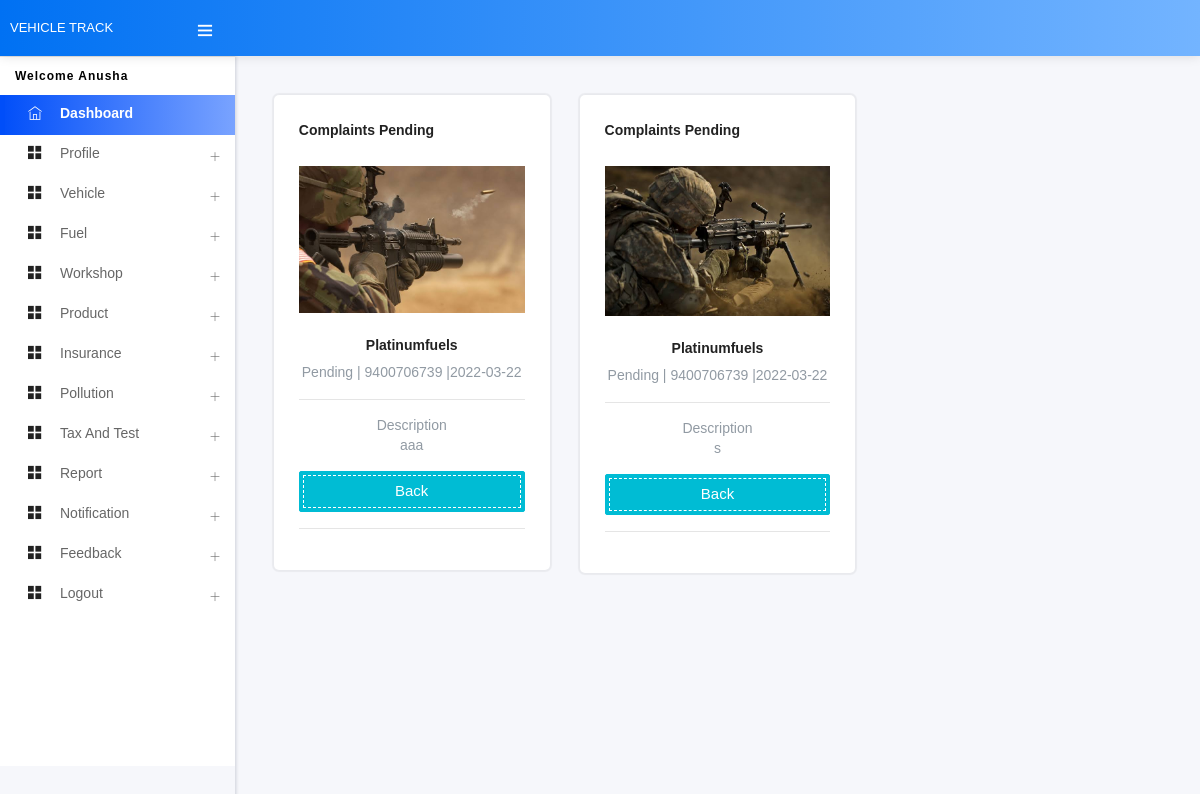
The app's page /user/fuel_request.php (signed in) with its own data.
### tables this page shows
CREATE TABLE IF NOT EXISTS `user` (
  `user_id` int(11) NOT NULL AUTO_INCREMENT,
  `Log_Id` text NOT NULL,
  `name` text NOT NULL,
  `contact_no` text NOT NULL,
  `email` text NOT NULL,
  `location` text NOT NULL,
  `password` text NOT NULL,
  `utype` text NOT NULL,
  `stat` text NOT NULL,
  `liceno` text,
  `adharno` text,
  `photo` text,
  `date` date NOT NULL,
  PRIMARY KEY (`user_id`)
);

CREATE TABLE IF NOT EXISTS `feulrest` (
  `wrkid` int(11) NOT NULL AUTO_INCREMENT,
  `CLog_Id` varchar(200) NOT NULL,
  `WLog_Id` varchar(200) NOT NULL,
  `cname` varchar(200) NOT NULL,
  `wname` varchar(200) NOT NULL,
  `ccntno` varchar(200) NOT NULL,
  `wcntno` varchar(200) NOT NULL,
  `prblm` text NOT NULL,
  `date` date NOT NULL,
  `stats` varchar(200) NOT NULL,
  `tme` varchar(200) NOT NULL,
  `photo` text NOT NULL,
  PRIMARY KEY (`wrkid`)
);

### user/fuel_request.php (the view, shortened to what this page needs)
<?php
	include('../connect/db.php');
?>
<!DOCTYPE html>
<html lang="en">
	<head>
        <?php include("include/css.php");?>
	</head>
<body>
    <div id="pcoded" class="pcoded">
        <div class="pcoded-container navbar-wrapper">
            <nav class="navbar header-navbar pcoded-header">
               <div class="navbar-wrapper">
                   <div class="navbar-logo">
                       <a class="mobile-menu" id="mobile-collapse" href="#!">
                           <i class="ti-menu"></i>
                       </a>
                       <a href="index.php">
                          Vehicle Track
                       </a>
                   </div>
               </div>
           </nav>
            <div class="pcoded-main-container">
                <div class="pcoded-wrapper">
                    <?php include("include/leftmenu.php");?>
                    <div class="pcoded-content" id="home">
                        <div class="pcoded-inner-content">
                            <div class="main-body">
                                <div class="page-wrapper">
                                    <div class="page-body">
                                      <div class="row">
                                            <?php
											$result = $db->prepare("SELECT * FROM feulrest where CLog_Id='$Log_Id' and stats='Pending'");
											$result->execute();
											for($i=0; $rows = $result->fetch(); $i++)
											{
										  ?>
                                            <div class="col-md-4">
                                                <div class="card user-card">
                                                    <div class="card-header">
                                                        <h5>Complaints <?php echo $rows['stats'];?></h5>
                                                    </div>
                                                    <div class="card-block">
                                                       <img src="../pphoto/<?php echo $rows['photo'];?>" alt="img" class="img-fluid" width="100%">
                                                    <h6 class="f-w-600 m-t-25 m-b-10"><?php echo $rows['wname'];?></h6>
                                                    <p class="text-muted">Pending | <?php echo $rows['wcntno'];?> |<?php echo $rows['date'];?></p>
                                                    <hr>
                                                    <p class="text-muted">Description <br> <?php echo $rows['prblm'];?></p>                                                         <a href="fuel_search.php" class="btn btn-info btn-out-dashed btn-block">Back</a>
                                                         <hr/>
                                                    </div>
                                                </div>
                                            </div>
                                             <?php
													}
													?>
                                            </div>
                                        </div>
                                    </div>
                                </div>
                            </div>
                        </div>
                    </div>
                </div>
            </div>
        </div>
</body>
</html>

### user/include/css.php (shortened to what this page needs)
<link rel="stylesheet" type="text/css" href="../assest/css/bootstrap/css/bootstrap.min.css">
<link rel="stylesheet" type="text/css" href="../assest/icon/themify-icons/themify-icons.css">
<link rel="stylesheet" type="text/css" href="../assest/icon/font-awesome/css/font-awesome.min.css">
<link rel="stylesheet" type="text/css" href="../assest/icon/icofont/css/icofont.css">
<link rel="stylesheet" type="text/css" href="../assest/css/style.css">

### user/include/leftmenu.php (shortened to what this page needs)
<?php
	$Log_Id=$_SESSION['SESS_USER_ID'];
	$result = $db->prepare("select * from user where Log_Id='$Log_Id'");
	$result->execute();
	for($i=0; $row = $result->fetch(); $i++)
	{
		$uname=$row["name"];
	}
?>
<nav class="pcoded-navbar">
    <div class="pcoded-inner-navbar main-menu">
        <div class="pcoded-navigatio-lavel" data-i18n="nav.category.navigation" style="text-transform:capitalize;">
            Welcome <?php echo $uname;?>
        </div>
        <ul class="pcoded-item pcoded-left-item">
            <li class="active">
                <a href="index.php">
                    <span class="pcoded-micon"><i class="ti-home"></i><b>D</b></span>
                    <span class="pcoded-mtext" data-i18n="nav.dash.main">Dashboard</span>
                </a>
            </li>
            <li class="pcoded-hasmenu">
                <a href="javascript:void(0)">
                    <span class="pcoded-micon"><i class="ti-layout-grid2-alt"></i></span>
                    <span class="pcoded-mtext"  data-i18n="nav.basic-components.main">Profile</span>
                </a>
            </li>
             <li class="pcoded-hasmenu">
                <a href="javascript:void(0)">
                    <span class="pcoded-micon"><i class="ti-layout-grid2-alt"></i></span>
                    <span class="pcoded-mtext"  data-i18n="nav.basic-components.main">Vehicle</span>
                </a>
            </li>
            <li class="pcoded-hasmenu">
                <a href="javascript:void(0)">
                    <span class="pcoded-micon"><i class="ti-layout-grid2-alt"></i></span>
                    <span class="pcoded-mtext"  data-i18n="nav.basic-components.main">Fuel</span>
                </a>
            </li>
            <li class="pcoded-hasmenu">
                <a href="javascript:void(0)">
                    <span class="pcoded-micon"><i class="ti-layout-grid2-alt"></i></span>
                    <span class="pcoded-mtext"  data-i18n="nav.basic-components.main">Workshop</span>
                </a>
            </li>
            <li class="pcoded-hasmenu">
                <a href="javascript:void(0)">
                    <span class="pcoded-micon"><i class="ti-layout-grid2-alt"></i></span>
                    <span class="pcoded-mtext"  data-i18n="nav.basic-components.main">Product</span>
                </a>
            </li>
            <li class="pcoded-hasmenu">
                <a href="javascript:void(0)">
                    <span class="pcoded-micon"><i class="ti-layout-grid2-alt"></i></span>
                    <span class="pcoded-mtext"  data-i18n="nav.basic-components.main">Insurance</span>
                </a>
            </li>
            <li class="pcoded-hasmenu">
                <a href="javascript:void(0)">
                    <span class="pcoded-micon"><i class="ti-layout-grid2-alt"></i></span>
                    <span class="pcoded-mtext"  data-i18n="nav.basic-components.main">Pollution</span>
                </a>
            </li>
             <li class="pcoded-hasmenu">
                <a href="javascript:void(0)">
                    <span class="pcoded-micon"><i class="ti-layout-grid2-alt"></i></span>
                    <span class="pcoded-mtext"  data-i18n="nav.basic-components.main">Tax And Test</span>
                </a>
            </li>
            <li class="pcoded-hasmenu">
                <a href="javascript:void(0)">
                    <span class="pcoded-micon"><i class="ti-layout-grid2-alt"></i></span>
                    <span class="pcoded-mtext"  data-i18n="nav.basic-components.main">Report</span>
                </a>
            </li>
            <li class="pcoded-hasmenu">
                <a href="javascript:void(0)">
                    <span class="pcoded-micon"><i class="ti-layout-grid2-alt"></i></span>
                    <span class="pcoded-mtext"  data-i18n="nav.basic-components.main">Notification</span>
                </a>
            </li>
            <li class="pcoded-hasmenu">
                <a href="javascript:void(0)">
                    <span class="pcoded-micon"><i class="ti-layout-grid2-alt"></i></span>
                    <span class="pcoded-mtext"  data-i18n="nav.basic-components.main">Feedback</span>
                </a>
            </li>
             <li class="pcoded-hasmenu">
                <a href="javascript:void(0)">
                    <span class="pcoded-micon"><i class="ti-layout-grid2-alt"></i></span>
                    <span class="pcoded-mtext"  data-i18n="nav.basic-components.main">Logout</span>
                </a>
            </li>
        </ul>
    </div>
</nav>

### records on screen
user: name "Anusha"
feulrest: stats "Pending", photo (picture), wname "Platinumfuels", wcntno "9400706739", date "2022-03-22", prblm "aaa"
feulrest: stats "Pending", photo (picture), wname "Platinumfuels", wcntno "9400706739", date "2022-03-22", prblm "s"
